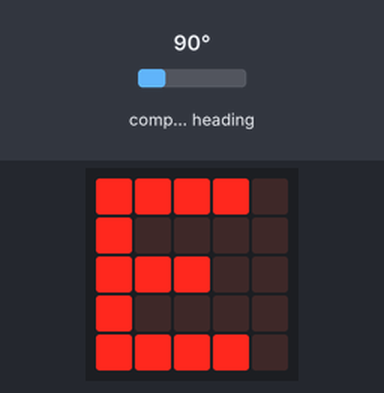
The program below on a simulated BBC micro:bit (MakeCode). Shown: the board's 5×5 LED display. The inputs (shaded band) are chosen by the test bench; at power-on: compass heading 90°. The compass is already calibrated.

Above: at 1.3 s.
1.4 s: compass heading set to 33°
2.9 s: compass heading set to 27°
At 4.1 s:
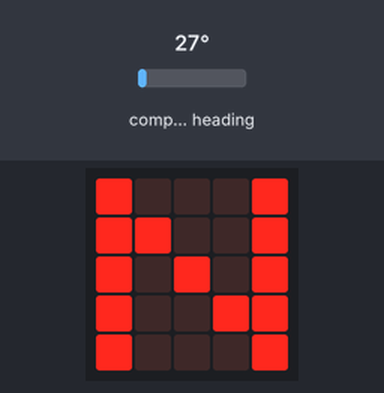
4.4 s: compass heading set to 53°
5.9 s: compass heading set to 62°
At 6.3 s:
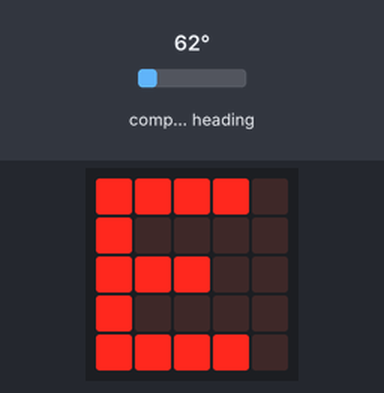
7.4 s: compass heading set to 144°
8.9 s: compass heading set to 155°
At 9.6 s:
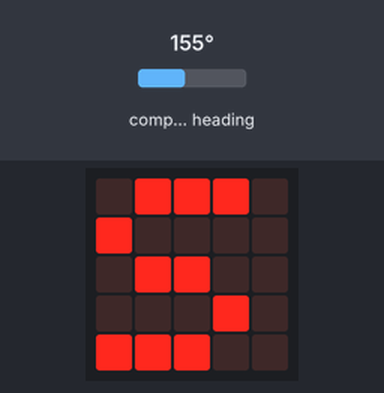
Timing chart, 0 to 11.4 s (numbered marks = the images above; inputs shaded):
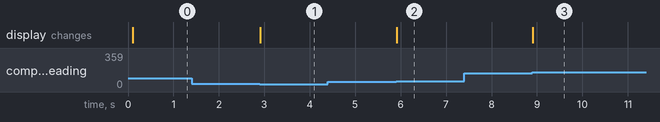

The program:

main.ts
```typescript
let degrees = 0
input.calibrateCompass()
basic.forever(function () {
    degrees = input.compassHeading()
    if (degrees >= 330 && degrees <= 359 || degrees >= 0 && degrees <= 30) {
        basic.showString("N")
    } else if (degrees >= 60 && degrees <= 120) {
        basic.showString("E")
    } else if (degrees >= 150 && degrees <= 210) {
        basic.showString("S")
    } else if (degrees >= 240 && degrees <= 300) {
        basic.showString("O")
    }
})
```

test.ts
```typescript
// aquí va el archivo "tests"; esto no se compilará cuando este paquete se utilice como una extensión.
```

Measured:
- the behaviour switches between 31 and 30° on compass heading (found by bisection; images 0 and 1)
- the behaviour switches between 59 and 60° on compass heading (found by bisection; images 1 and 2)
- the behaviour switches between 149 and 150° on compass heading (found by bisection; images 2 and 3)
- after the input at 1.4 s, every drawn part: stays the same
- after the input at 2.9 s, the display: changes at once (image 1)
- after the input at 4.4 s, every drawn part: stays the same
- after the input at 5.9 s, the display: changes at once (image 2)
- after the input at 7.4 s, every drawn part: stays the same
- after the input at 8.9 s, the display: changes at once (image 3)
